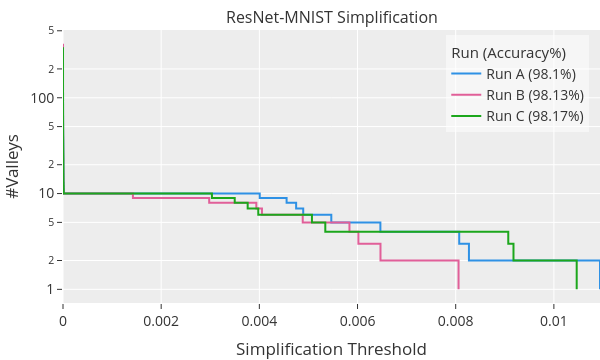

Notebook code cell kept with this figure:
### Code cell
data = data.sort_values(by=["run", "Count"], ascending=False)
fig = make_subplots(rows=1, cols=1, subplot_titles=["ResNet-MNIST Simplification"], shared_yaxes=True)

accuracies = [98.1, 98.13, 98.17]

for i, (e, df) in enumerate(data.groupby(["run"])):
	df = df.sort_values(by="Count", ascending=False)

	trace = go.Scatter(x = df["Simplification Threshold"], y = df["Count"], mode="lines", line=dict(shape="hv"), name=f"Run {e[0].capitalize()} ({accuracies[i]}%)", legendgrouptitle=dict(text="Run (Accuracy%)"), line_color=color_seq[i])

	fig.add_trace(
		trace,
		row=1,
		col=1,
	)

fig.update_annotations(font_size=16)
fig.update_layout(margin=dict(l=0, r=0, t=30, b=0), width=300*2, height=180*2, font=dict(size=14), showlegend=True, legend=dict(
	xanchor="right", yanchor="top", x=0.98, y=0.98, bgcolor="rgba(255,255,255,0.5)", font=dict(size=14)))
fig.update_xaxes(title_text="Simplification Threshold", title_standoff=18, automargin=True)
fig.update_yaxes(title_text="#Valleys", type="log", title_standoff=18, automargin=True)
fig.show()
fig.write_image(f"plots/multiseed_simpl.png", scale=4)

### Figure 1 — Plotly figure (JSON) as saved in the notebook; plotly's stock layout.template omitted (floating-point values rounded to 4 significant figures; data arrays with more than 128 entries replaced by an {"elided": "..."} marker saying what was removed)
{"data": [{"legendgrouptitle": {"text": "Run (Accuracy%)"}, "line": {"color": "#2E91E5", "shape": "hv"}, "mode": "lines", "name": "Run A (98.1%)", "type": "scatter", "x": {"elided": "359 float values"}, "xaxis": "x", "y": {"elided": "359 int values"}, "yaxis": "y"}, {"legendgrouptitle": {"text": "Run (Accuracy%)"}, "line": {"color": "#E15F99", "shape": "hv"}, "mode": "lines", "name": "Run B (98.13%)", "type": "scatter", "x": {"elided": "367 float values"}, "xaxis": "x", "y": {"elided": "367 int values"}, "yaxis": "y"}, {"legendgrouptitle": {"text": "Run (Accuracy%)"}, "line": {"color": "#1CA71C", "shape": "hv"}, "mode": "lines", "name": "Run C (98.17%)", "type": "scatter", "x": {"elided": "336 float values"}, "xaxis": "x", "y": {"elided": "336 int values"}, "yaxis": "y"}], "layout": {"annotations": [{"font": {"size": 16}, "showarrow": false, "text": "ResNet-MNIST Simplification", "x": 0.5, "xanchor": "center", "xref": "paper", "y": 1, "yanchor": "bottom", "yref": "paper"}], "font": {"size": 14}, "height": 360, "legend": {"bgcolor": "rgba(255,255,255,0.5)", "font": {"size": 14}, "x": 0.98, "xanchor": "right", "y": 0.98, "yanchor": "top"}, "margin": {"b": 0, "l": 0, "r": 0, "t": 30}, "showlegend": true, "width": 600, "xaxis": {"anchor": "y", "automargin": true, "domain": [0, 1], "title": {"standoff": 18, "text": "Simplification Threshold"}}, "yaxis": {"anchor": "x", "automargin": true, "domain": [0, 1], "title": {"standoff": 18, "text": "#Valleys"}, "type": "log"}}}
